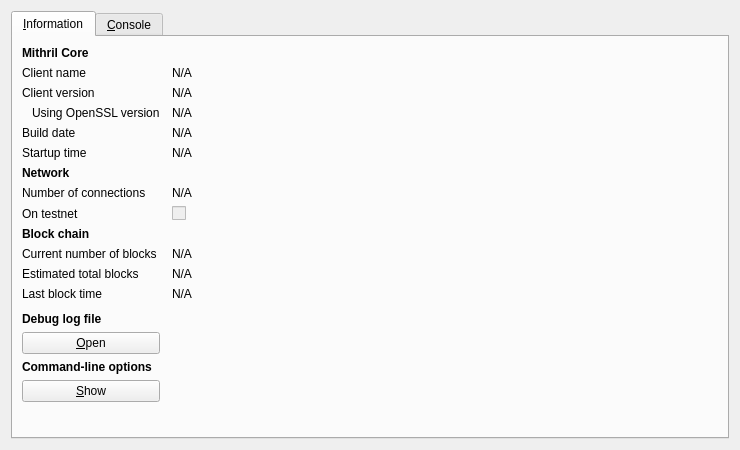
<?xml version="1.0" encoding="UTF-8"?>
<ui version="4.0">
 <class>RPCConsole</class>
 <widget class="QDialog" name="RPCConsole">
  <property name="geometry">
   <rect>
    <x>0</x>
    <y>0</y>
    <width>740</width>
    <height>450</height>
   </rect>
  </property>
  <property name="windowTitle">
   <string>Mithril - Debug window</string>
  </property>
  <layout class="QVBoxLayout" name="verticalLayout_2">
   <item>
    <widget class="QTabWidget" name="tabWidget">
     <property name="currentIndex">
      <number>0</number>
     </property>
     <widget class="QWidget" name="tab_info">
      <attribute name="title">
       <string>&amp;Information</string>
      </attribute>
      <layout class="QGridLayout" name="gridLayout" columnstretch="0,1">
       <property name="horizontalSpacing">
        <number>12</number>
       </property>
       <item row="0" column="0">
        <widget class="QLabel" name="label_9">
         <property name="font">
          <font>
           <weight>75</weight>
           <bold>true</bold>
          </font>
         </property>
         <property name="text">
          <string>Mithril Core</string>
         </property>
        </widget>
       </item>
       <item row="1" column="0">
        <widget class="QLabel" name="label_5">
         <property name="text">
          <string>Client name</string>
         </property>
        </widget>
       </item>
       <item row="1" column="1">
        <widget class="QLabel" name="clientName">
         <property name="cursor">
          <cursorShape>IBeamCursor</cursorShape>
         </property>
         <property name="text">
          <string>N/A</string>
         </property>
         <property name="textFormat">
          <enum>Qt::PlainText</enum>
         </property>
         <property name="textInteractionFlags">
          <set>Qt::LinksAccessibleByMouse|Qt::TextSelectableByKeyboard|Qt::TextSelectableByMouse</set>
         </property>
        </widget>
       </item>
       <item row="2" column="0">
        <widget class="QLabel" name="label_6">
         <property name="text">
          <string>Client version</string>
         </property>
        </widget>
       </item>
       <item row="2" column="1">
        <widget class="QLabel" name="clientVersion">
         <property name="cursor">
          <cursorShape>IBeamCursor</cursorShape>
         </property>
         <property name="text">
          <string>N/A</string>
         </property>
         <property name="textFormat">
          <enum>Qt::PlainText</enum>
         </property>
         <property name="textInteractionFlags">
          <set>Qt::LinksAccessibleByMouse|Qt::TextSelectableByKeyboard|Qt::TextSelectableByMouse</set>
         </property>
        </widget>
       </item>
       <item row="3" column="0">
        <widget class="QLabel" name="label_14">
         <property name="text">
          <string>Using OpenSSL version</string>
         </property>
         <property name="indent">
          <number>10</number>
         </property>
        </widget>
       </item>
       <item row="3" column="1">
        <widget class="QLabel" name="openSSLVersion">
         <property name="cursor">
          <cursorShape>IBeamCursor</cursorShape>
         </property>
         <property name="text">
          <string>N/A</string>
         </property>
         <property name="textFormat">
          <enum>Qt::PlainText</enum>
         </property>
         <property name="textInteractionFlags">
          <set>Qt::LinksAccessibleByMouse|Qt::TextSelectableByKeyboard|Qt::TextSelectableByMouse</set>
         </property>
        </widget>
       </item>
       <item row="4" column="0">
        <widget class="QLabel" name="label_12">
         <property name="text">
          <string>Build date</string>
         </property>
        </widget>
       </item>
       <item row="4" column="1">
        <widget class="QLabel" name="buildDate">
         <property name="cursor">
          <cursorShape>IBeamCursor</cursorShape>
         </property>
         <property name="text">
          <string>N/A</string>
         </property>
         <property name="textFormat">
          <enum>Qt::PlainText</enum>
         </property>
         <property name="textInteractionFlags">
          <set>Qt::LinksAccessibleByMouse|Qt::TextSelectableByKeyboard|Qt::TextSelectableByMouse</set>
         </property>
        </widget>
       </item>
       <item row="5" column="0">
        <widget class="QLabel" name="label_13">
         <property name="text">
          <string>Startup time</string>
         </property>
        </widget>
       </item>
       <item row="5" column="1">
        <widget class="QLabel" name="startupTime">
         <property name="cursor">
          <cursorShape>IBeamCursor</cursorShape>
         </property>
         <property name="text">
          <string>N/A</string>
         </property>
         <property name="textFormat">
          <enum>Qt::PlainText</enum>
         </property>
         <property name="textInteractionFlags">
          <set>Qt::LinksAccessibleByMouse|Qt::TextSelectableByKeyboard|Qt::TextSelectableByMouse</set>
         </property>
        </widget>
       </item>
       <item row="6" column="0">
        <widget class="QLabel" name="label_11">
         <property name="font">
          <font>
           <weight>75</weight>
           <bold>true</bold>
          </font>
         </property>
         <property name="text">
          <string>Network</string>
         </property>
        </widget>
       </item>
       <item row="7" column="0">
        <widget class="QLabel" name="label_7">
         <property name="text">
          <string>Number of connections</string>
         </property>
        </widget>
       </item>
       <item row="7" column="1">
        <widget class="QLabel" name="numberOfConnections">
         <property name="cursor">
          <cursorShape>IBeamCursor</cursorShape>
         </property>
         <property name="text">
          <string>N/A</string>
         </property>
         <property name="textFormat">
          <enum>Qt::PlainText</enum>
         </property>
         <property name="textInteractionFlags">
          <set>Qt::LinksAccessibleByMouse|Qt::TextSelectableByKeyboard|Qt::TextSelectableByMouse</set>
         </property>
        </widget>
       </item>
       <item row="8" column="0">
        <widget class="QLabel" name="label_8">
         <property name="text">
          <string>On testnet</string>
         </property>
        </widget>
       </item>
       <item row="8" column="1">
        <widget class="QCheckBox" name="isTestNet">
         <property name="enabled">
          <bool>false</bool>
         </property>
         <property name="text">
          <string/>
         </property>
        </widget>
       </item>
       <item row="9" column="0">
        <widget class="QLabel" name="label_10">
         <property name="font">
          <font>
           <weight>75</weight>
           <bold>true</bold>
          </font>
         </property>
         <property name="text">
          <string>Block chain</string>
         </property>
        </widget>
       </item>
       <item row="10" column="0">
        <widget class="QLabel" name="label_3">
         <property name="text">
          <string>Current number of blocks</string>
         </property>
        </widget>
       </item>
       <item row="10" column="1">
        <widget class="QLabel" name="numberOfBlocks">
         <property name="cursor">
          <cursorShape>IBeamCursor</cursorShape>
         </property>
         <property name="text">
          <string>N/A</string>
         </property>
         <property name="textFormat">
          <enum>Qt::PlainText</enum>
         </property>
         <property name="textInteractionFlags">
          <set>Qt::LinksAccessibleByMouse|Qt::TextSelectableByKeyboard|Qt::TextSelectableByMouse</set>
         </property>
        </widget>
       </item>
       <item row="11" column="0">
        <widget class="QLabel" name="label_4">
         <property name="text">
          <string>Estimated total blocks</string>
         </property>
        </widget>
       </item>
       <item row="11" column="1">
        <widget class="QLabel" name="totalBlocks">
         <property name="cursor">
          <cursorShape>IBeamCursor</cursorShape>
         </property>
         <property name="text">
          <string>N/A</string>
         </property>
         <property name="textFormat">
          <enum>Qt::PlainText</enum>
         </property>
         <property name="textInteractionFlags">
          <set>Qt::LinksAccessibleByMouse|Qt::TextSelectableByKeyboard|Qt::TextSelectableByMouse</set>
         </property>
        </widget>
       </item>
       <item row="12" column="0">
        <widget class="QLabel" name="label_2">
         <property name="text">
          <string>Last block time</string>
         </property>
        </widget>
       </item>
       <item row="12" column="1">
        <widget class="QLabel" name="lastBlockTime">
         <property name="cursor">
          <cursorShape>IBeamCursor</cursorShape>
         </property>
         <property name="text">
          <string>N/A</string>
         </property>
         <property name="textFormat">
          <enum>Qt::PlainText</enum>
         </property>
         <property name="textInteractionFlags">
          <set>Qt::LinksAccessibleByMouse|Qt::TextSelectableByKeyboard|Qt::TextSelectableByMouse</set>
         </property>
        </widget>
       </item>
       <item row="13" column="0">
        <spacer name="verticalSpacer_2">
         <property name="orientation">
          <enum>Qt::Vertical</enum>
         </property>
         <property name="sizeHint" stdset="0">
          <size>
           <width>20</width>
           <height>20</height>
          </size>
         </property>
        </spacer>
       </item>
       <item row="14" column="0">
        <widget class="QLabel" name="labelDebugLogfile">
         <property name="font">
          <font>
           <weight>75</weight>
           <bold>true</bold>
          </font>
         </property>
         <property name="text">
          <string>Debug log file</string>
         </property>
        </widget>
       </item>
       <item row="15" column="0">
        <widget class="QPushButton" name="openDebugLogfileButton">
         <property name="toolTip">
          <string>Open the Mithril debug log file from the current data directory. This can take a few seconds for large log files.</string>
         </property>
         <property name="text">
          <string>&amp;Open</string>
         </property>
         <property name="autoDefault">
          <bool>false</bool>
         </property>
        </widget>
       </item>
       <item row="16" column="0">
        <widget class="QLabel" name="labelCLOptions">
         <property name="font">
          <font>
           <weight>75</weight>
           <bold>true</bold>
          </font>
         </property>
         <property name="text">
          <string>Command-line options</string>
         </property>
        </widget>
       </item>
       <item row="17" column="0">
        <widget class="QPushButton" name="showCLOptionsButton">
         <property name="toolTip">
          <string>Show the Mithril-Qt help message to get a list with possible Mithril command-line options.</string>
         </property>
         <property name="text">
          <string>&amp;Show</string>
         </property>
         <property name="autoDefault">
          <bool>false</bool>
         </property>
        </widget>
       </item>
       <item row="18" column="0">
        <spacer name="verticalSpacer">
         <property name="orientation">
          <enum>Qt::Vertical</enum>
         </property>
         <property name="sizeHint" stdset="0">
          <size>
           <width>20</width>
           <height>40</height>
          </size>
         </property>
        </spacer>
       </item>
      </layout>
     </widget>
     <widget class="QWidget" name="tab_console">
      <attribute name="title">
       <string>&amp;Console</string>
      </attribute>
      <layout class="QVBoxLayout" name="verticalLayout_3">
       <property name="spacing">
        <number>3</number>
       </property>
       <item>
        <widget class="QTextEdit" name="messagesWidget">
         <property name="minimumSize">
          <size>
           <width>0</width>
           <height>100</height>
          </size>
         </property>
         <property name="readOnly">
          <bool>true</bool>
         </property>
         <property name="tabKeyNavigation" stdset="0">
          <bool>false</bool>
         </property>
         <property name="columnCount" stdset="0">
          <number>2</number>
         </property>
        </widget>
       </item>
       <item>
        <layout class="QHBoxLayout" name="horizontalLayout">
         <property name="spacing">
          <number>3</number>
         </property>
         <item>
          <widget class="QLabel" name="label">
           <property name="text">
            <string notr="true">&gt;</string>
           </property>
          </widget>
         </item>
         <item>
          <widget class="QLineEdit" name="lineEdit"/>
         </item>
         <item>
          <widget class="QPushButton" name="clearButton">
           <property name="maximumSize">
            <size>
             <width>24</width>
             <height>24</height>
            </size>
           </property>
           <property name="toolTip">
            <string>Clear console</string>
           </property>
           <property name="text">
            <string/>
           </property>
           <property name="icon">
            <iconset resource="../bitcoin.qrc">
             <normaloff>:/icons/remove</normaloff>:/icons/remove</iconset>
           </property>
           <property name="shortcut">
            <string notr="true">Ctrl+L</string>
           </property>
           <property name="autoDefault">
            <bool>false</bool>
           </property>
          </widget>
         </item>
        </layout>
       </item>
      </layout>
     </widget>
    </widget>
   </item>
  </layout>
 </widget>
 <resources>
  <include location="../bitcoin.qrc"/>
 </resources>
 <connections/>
</ui>
